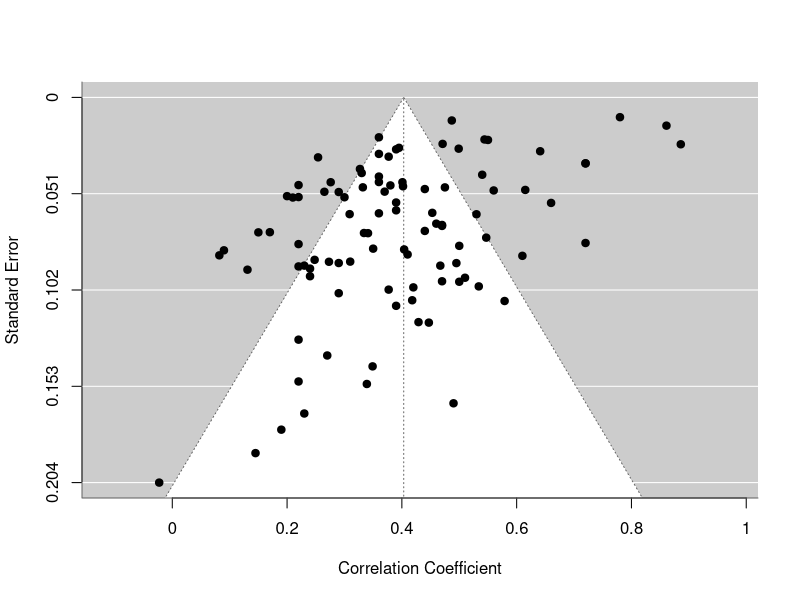
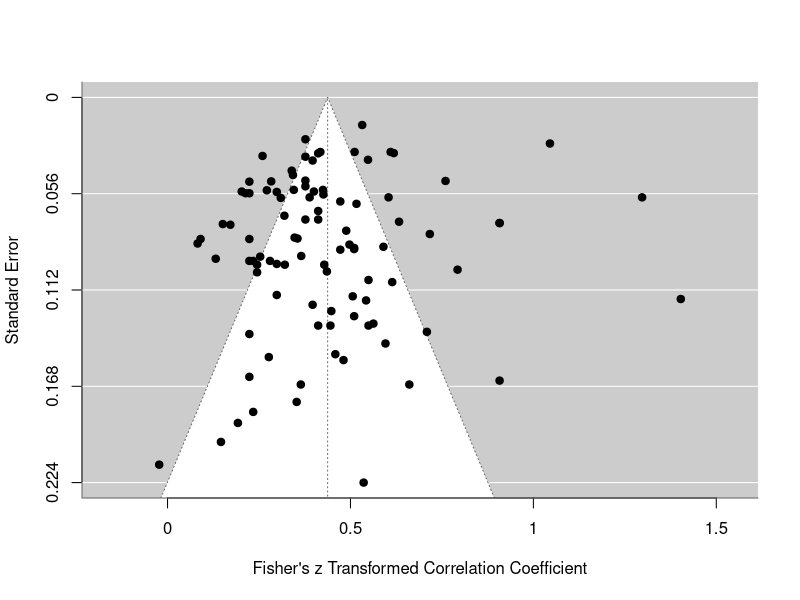
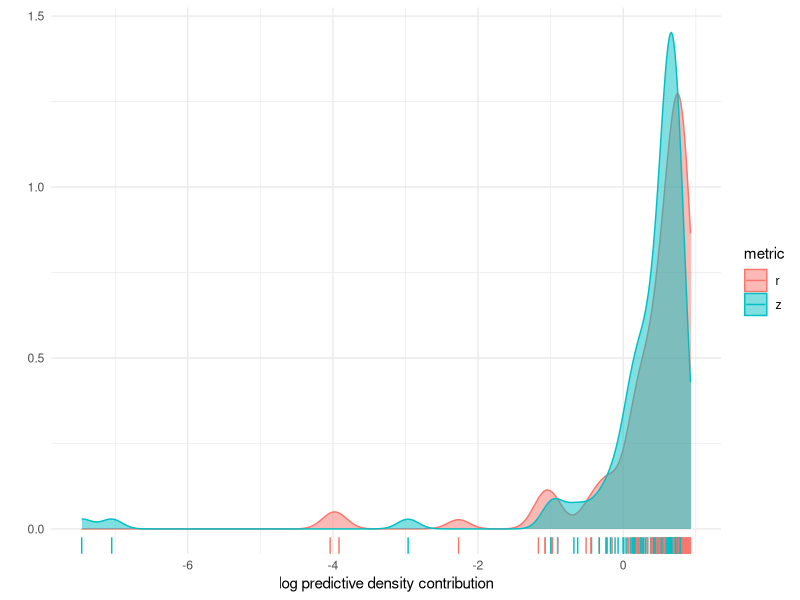
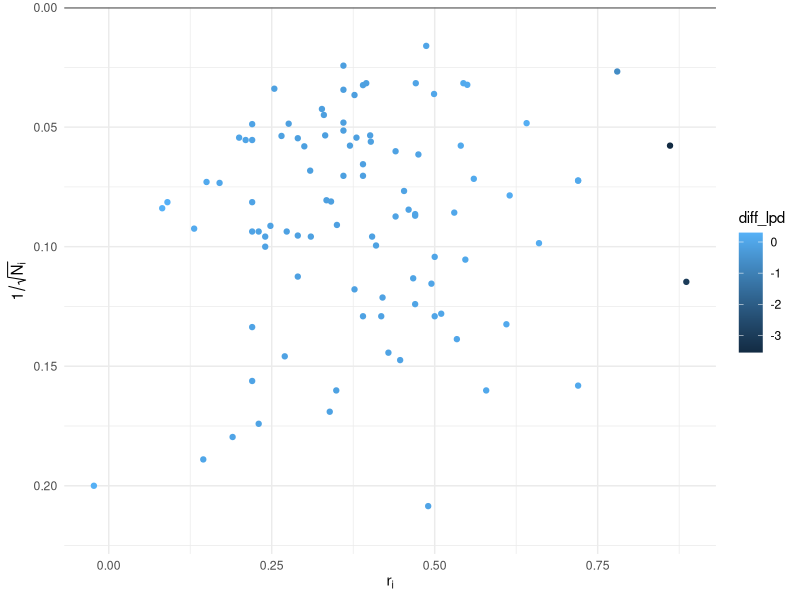
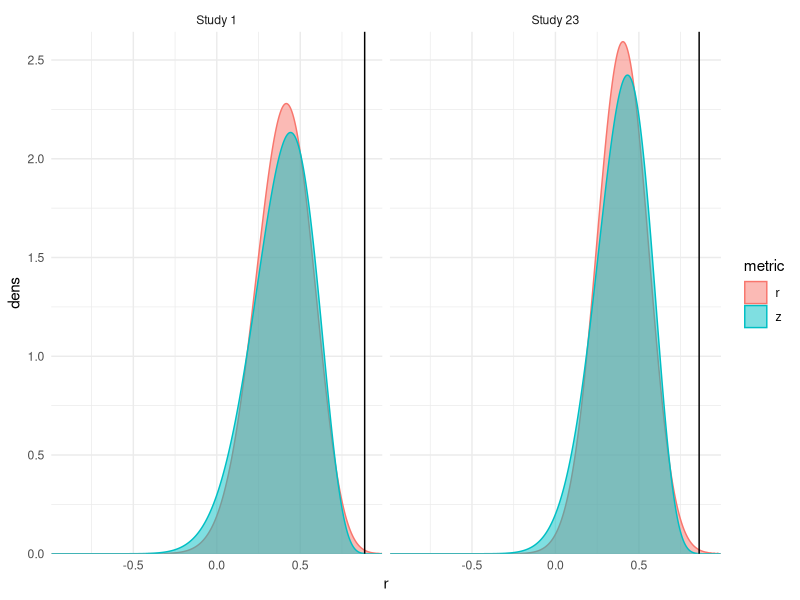

R code for these plots, in order:
library(conflicted)
library(tidyverse)
library(flextable)
conflicts_prefer(dplyr::filter, .quiet = TRUE)
conflicts_prefer(flextable::separate_header, .quiet = TRUE)

library(metadat)
library(metafor)
library(statmod)

data("dat.crede2010", package = "metadat")
dat <- 
  dat.crede2010 %>%
  mutate(
    ri = if_else(ri < -0.1, -ri, ri) 
  ) %>%
  escalc(measure="ZCOR", ri=ri, ni=ni, data = ., var.names = c("z", "Vz")) %>%
  escalc(measure="COR", ri=ri, ni=ni, data = ., var.names = c("r", "Vr")) %>%
  mutate()

k <- nrow(dat)

#-------------------------------------------------------------------------------
# Pearson's r

res_r <- rma(yi = r, vi = Vr, data = dat)
summary(res_r)
funnel(res_r)


d_r <- function(ri, Ni, mu, tau, log = FALSE, points = 99) {
  if (is.infinite(Ni)) {
    dens_ri <- dnorm(ri, mean = mu, sd = tau)
    Const <- diff(pnorm(c(-1,1), mean = mu, sd = tau))
  } else {
    qp <- gauss.quad.prob(n = points, dist = "normal", mu = mu, sigma = tau)
    sub <- which(-1 < qp$nodes & qp$nodes < 1)
    wt <- qp$weights[sub]
    rho <- qp$nodes[sub]
    dens_ri <- sapply(ri, \(r) sum(wt * dnorm(r, mean = rho, sd = (1 - rho^2) / sqrt(Ni))))
    Const <- sum(wt)
  }
  if (log) {
    log(dens_ri) - log(Const)
  } else {
    dens_ri / Const
  }
}


f_lpd_r <- function(i, mod, points = 99) {
  id <- 1:mod$k
  mod_i <- update(mod, subset = id != i)
  lpd <- d_r(
    ri = mod$yi[i], 
    Ni = mod$data$ni[i], 
    mu = as.numeric(mod_i$b), 
    tau = sqrt(mod_i$tau2), 
    log = TRUE,
    points = points
  )
  data.frame(
    mu_r = as.numeric(mod_i$b),
    tau_r = sqrt(mod_i$tau2),
    lpd_r = lpd
  )
}

dat <- bind_cols(dat, map_dfr(1:k, f_lpd_r, mod = res_r, points = 499))
summary(dat$lpd_r)
mean(dat$lpd_r)

#-------------------------------------------------------------------------------
# Fisher's z

res_Z <- rma(yi = z, vi = Vz, data = dat)
summary(res_Z)
funnel(res_Z)

d_Z <- function(ri, Ni, mu, tau, log = FALSE) {
  zi <- atanh(ri)
  sd <- sqrt(tau^2 + 1 / (Ni - 3))
  jac_const <- 1 / (1 - ri^2)
  if (log) {
    dnorm(zi, mean = mu, sd = sd, log = TRUE) + log(jac_const)
  } else {
    dnorm(zi, mean = mu, sd = sd) * jac_const
  }
}

f_lpd_Z <- function(i, mod) {
  id <- 1:mod$k
  mod_i <- update(mod, subset = id != i)
  lpd <- d_Z(
    ri = tanh(mod$yi[i]), 
    Ni = mod$data$ni[i], 
    mu = as.numeric(mod_i$b), 
    tau = sqrt(mod_i$tau2), 
    log = TRUE
  )
  data.frame(
    mu_z = as.numeric(mod_i$b),
    tau_z = sqrt(mod_i$tau2),
    lpd_z = lpd
  )
}

dat <- bind_cols(dat, map_dfr(1:k, f_lpd_Z, mod = res_Z))
summary(dat$lpd_z)
mean(dat$lpd_z)

dat$diff_lpd <- with(dat, lpd_z - lpd_r)
summary(dat$diff_lpd)
mean(dat$diff_lpd)
sd(dat$diff_lpd) / sqrt(k)

lpd_dat <- 
  dat %>%
  select(studyid, ni, ri, matches("_(r|z)$")) %>%
  pivot_longer(
    matches("_(r|z)$"), 
    names_to = c(".value","metric"), names_pattern = "(.+)_(.)"
  )

ggplot(lpd_dat) + 
  aes(lpd, color = metric, fill = metric) + 
  geom_density(alpha = 0.5) +
  geom_rug() + 
  labs(
    x = "log predictive density contribution",
    y = ""
  ) + 
  theme_minimal()

ggplot(dat) + 
  aes(ri, 1 / sqrt(ni), color = diff_lpd) + 
  geom_hline(yintercept = 0) + 
  geom_point() +
  scale_y_reverse(expand = expansion(0, c(0.02,0))) + 
  labs(
    x = expression(r[i]),
    y = expression(1 / sqrt(N[i]))
  ) + 
  theme_minimal()

outliers <- 
  dat %>%
  filter(diff_lpd < -1) %>%
  select(studyid, ni, ri, mu_r, tau_r, mu_z, tau_z) %>%
  cross_join(tibble(r = seq(-0.99,0.99,0.005))) %>%
  rowwise() %>%
  mutate(
    studyid = paste("Study", studyid),
    dens_r = d_r(ri = r, Ni = ni, mu = mu_r, tau = tau_r, points = 499),
    dens_z = d_Z(ri = r, Ni = ni, mu = mu_z, tau = tau_z)
  ) %>%
  ungroup() %>%
  pivot_longer(
    matches("_(r|z)$"), 
    names_to = c(".value","metric"), names_pattern = "(.+)_(.)"
  )

ggplot(outliers) + 
  aes(x = r, y = dens, color = metric, fill = metric) + 
  facet_wrap(~ studyid) + 
  geom_area(alpha = 0.5, position = position_identity()) +
  geom_vline(aes(xintercept = ri)) + 
  scale_x_continuous(expand = expansion(0,0)) + 
  scale_y_continuous(expand = expansion(0,c(0,0.05))) + 
  theme_minimal()
